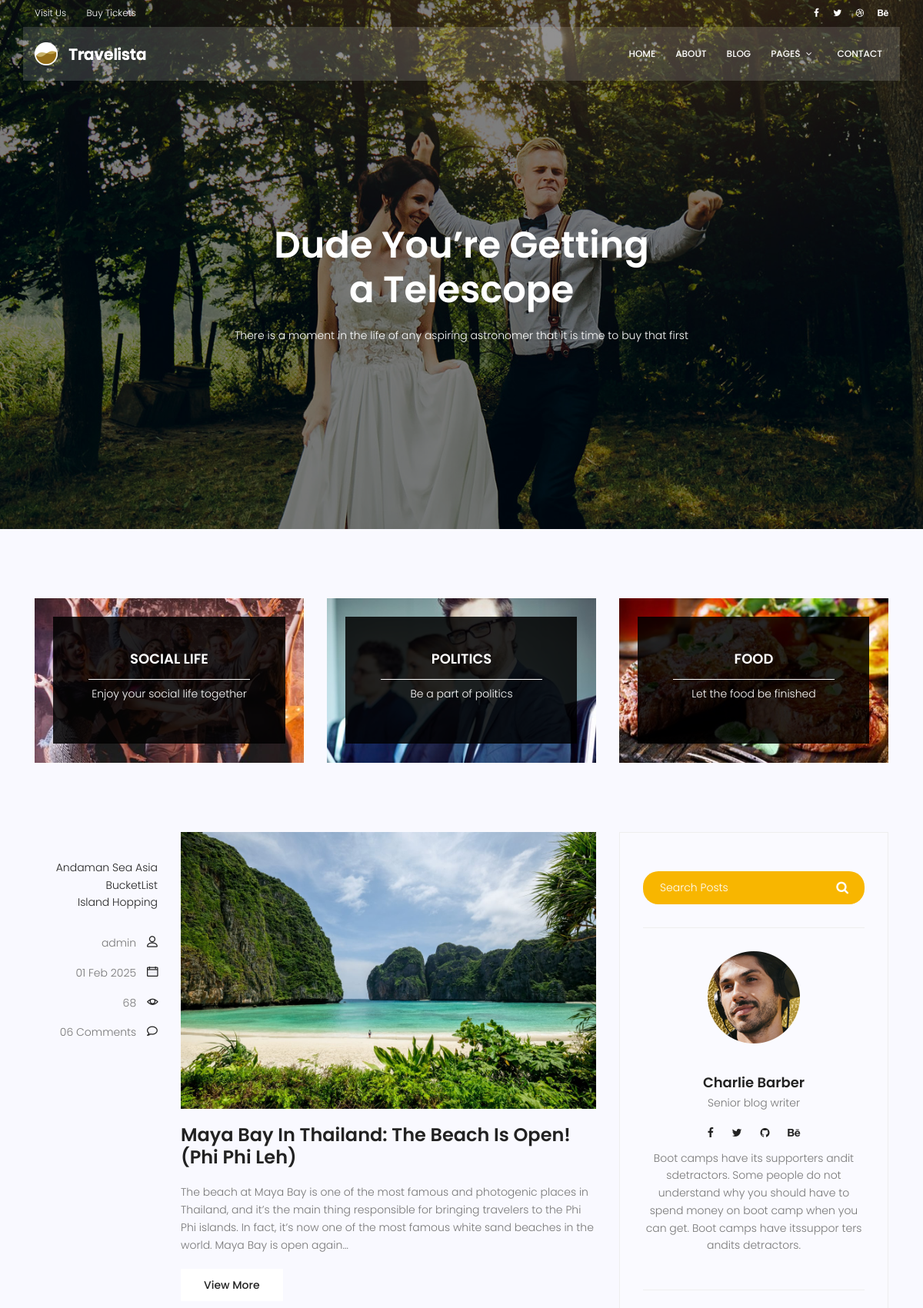
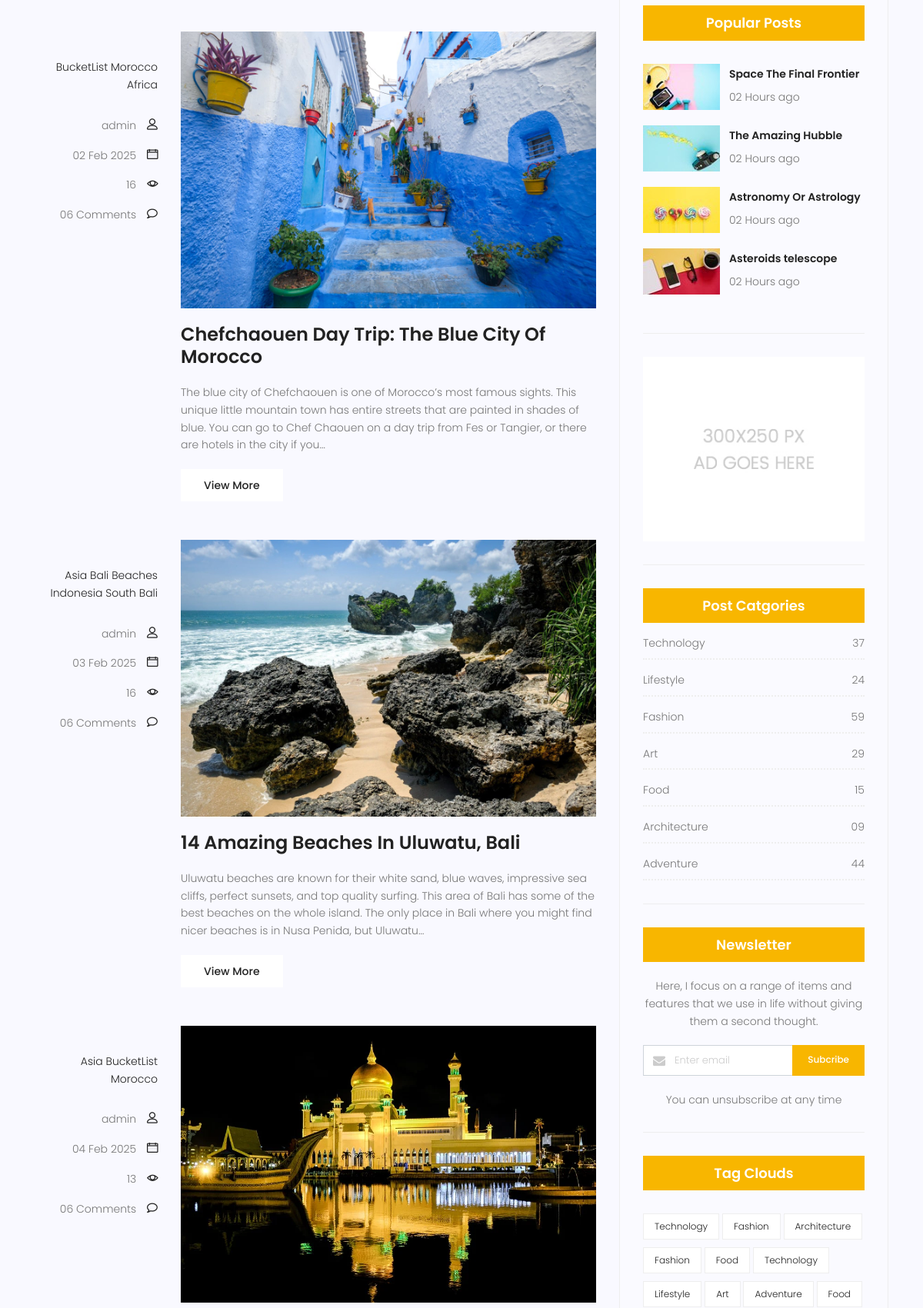
Screenshot of /blog/ (upper part) with the database file from the repository (2 pictures, top to bottom).
### app_blog/models.py (models this page shows, shortened)
class category(models.Model):
    name = models.CharField(max_length=150, null=False)
    def __str__(self):
        return self.name

class blog(models.Model):
    image = models.ImageField(upload_to='blog', default='blog/blog_default.jpg')
    author = models.ForeignKey(User, on_delete=models.SET_NULL, null=True)
    title = models.CharField(max_length=255)
    content = models.TextField()
    category = models.ManyToManyField(category)
    counted_views = models.IntegerField(default=0)
    status = models.BooleanField(default=False)
    published_date = models.DateTimeField(null=True)
    created_date = models.DateField(auto_now_add=True)
    updated_date = models.DateTimeField(auto_now=True)
    @property
    def excert(self):
        return Truncator(self.content).words(50)

### app_blog/views.py (the view)
# urls.py: path('blog/', views.blog_home, name='blog_home'),
def blog_home(request):
    posts = models.blog.objects.filter(status=True, published_date__lte = timezone.now())
    context = {'posts': posts}
    return render(request, 'app_blog/blog-home.html', context)

### app_blog/templates/app_blog/blog-home.html (shortened to what this page needs)
{% extends 'app_blog/base.html' %}
{% load static %}
{% block content %}
			<section class="banner-area relative blog-home-banner" id="home">
				<div class="overlay overlay-bg"></div>
				<div class="container">
					<div class="row d-flex align-items-center justify-content-center">
						<div class="about-content blog-header-content col-lg-12">
							<h1 class="text-white">
								Dude You’re Getting
								a Telescope
							</h1>
							<p class="text-white">
								There is a moment in the life of any aspiring astronomer that it is time to buy that first
							</p>
						</div>
					</div>
				</div>
			</section>
			<section class="top-category-widget-area pt-90 pb-90 ">
				<div class="container">
					<div class="row">
						<div class="col-lg-4">
							<div class="single-cat-widget">
								<div class="content relative">
									<div class="overlay overlay-bg"></div>
								    <a href="#" target="_blank">
								      <div class="thumb">
								  		 <img class="content-image img-fluid d-block mx-auto" src="{% static 'app_blog/img/blog/cat-widget1.jpg' %}" alt="">
								  	  </div>
								      <div class="content-details">
								        <h4 class="content-title mx-auto text-uppercase">Social life</h4>
								        <span></span>
								        <p>Enjoy your social life together</p>
								      </div>
								    </a>
								</div>
							</div>
						</div>
						<div class="col-lg-4">
							<div class="single-cat-widget">
								<div class="content relative">
									<div class="overlay overlay-bg"></div>
								    <a href="#" target="_blank">
								      <div class="thumb">
								  		 <img class="content-image img-fluid d-block mx-auto" src="{% static 'app_blog/img/blog/cat-widget2.jpg' %}" alt="">
								  	  </div>
								      <div class="content-details">
								        <h4 class="content-title mx-auto text-uppercase">Politics</h4>
								        <span></span>
								        <p>Be a part of politics</p>
								      </div>
								    </a>
								</div>
							</div>
						</div>
						<div class="col-lg-4">
							<div class="single-cat-widget">
								<div class="content relative">
									<div class="overlay overlay-bg"></div>
								    <a href="#" target="_blank">
								      <div class="thumb">
								  		 <img class="content-image img-fluid d-block mx-auto" src="{% static 'app_blog/img/blog/cat-widget3.jpg' %}" alt="">
								  	  </div>
								      <div class="content-details">
								        <h4 class="content-title mx-auto text-uppercase">Food</h4>
								        <span></span>
								        <p>Let the food be finished</p>
								      </div>
								    </a>
								</div>
							</div>
						</div>
					</div>
				</div>
			</section>
			<section class="post-content-area">
				<div class="container">
					<div class="row">
						<div class="col-lg-8 posts-list">
							{% for post in posts %}
								<div class="single-post row">
									<div class="col-lg-3  col-md-3 meta-details">
										<ul class="tags">
											{% for tag in post.category.all %}
												<li><a href="#">{{tag}}</a></li>
											{% endfor %}
										</ul>
										<div class="user-details row">
											<p class="user-name col-lg-12 col-md-12 col-6"><a href="{{post.id}}">{{post.author}}</a> <span class="lnr lnr-user"></span></p>
											<p class="date col-lg-12 col-md-12 col-6"><a href="#">{{post.published_date| date:"d M Y"}}</a> <span class="lnr lnr-calendar-full"></span></p>
											<p class="view col-lg-12 col-md-12 col-6"><a href="#">{{post.counted_views}}</a> <span class="lnr lnr-eye"></span></p>
											<p class="comments col-lg-12 col-md-12 col-6"><a href="#">06 Comments</a> <span class="lnr lnr-bubble"></span></p>
										</div>
									</div>
									<div class="col-lg-9 col-md-9 ">
										<div class="feature-img">
											<img class="img-fluid" src="{{ post.image.url }}" alt="">
										</div>
										<a class="posts-title" href="{% url 'app_blog:blog_detail' post.id %}"><h3>{{post.title}}</h3></a>
										<p class="excert">
											{{post.excert}}
										</p>
										<a href="{% url 'app_blog:blog_detail' post.id %}" class="primary-btn">View More</a>
									</div>
								</div>
							{% endfor %}
						</div>
						<div class="col-lg-4 sidebar-widgets">
							<div class="widget-wrap">
								<div class="single-sidebar-widget search-widget">
									<form class="search-form" action="#">
			                            <input placeholder="Search Posts" name="search" type="text" onfocus="this.placeholder = ''" onblur="this.placeholder = 'Search Posts'" >
			                            <button type="submit"><i class="fa fa-search"></i></button>
			                        </form>
								</div>
								<div class="single-sidebar-widget user-info-widget">
									<img src="{% static 'app_blog/img/blog/user-info.png' %}" alt="">
									<a href="#"><h4>Charlie Barber</h4></a>
									<p>
										Senior blog writer
									</p>
									<ul class="social-links">
										<li><a href="#"><i class="fa fa-facebook"></i></a></li>
										<li><a href="#"><i class="fa fa-twitter"></i></a></li>
										<li><a href="#"><i class="fa fa-github"></i></a></li>
										<li><a href="#"><i class="fa fa-behance"></i></a></li>
									</ul>
									<p>
										Boot camps have its supporters andit sdetractors. Some people do not understand why you should have to spend money on boot camp when you can get. Boot camps have itssuppor ters andits detractors.
									</p>
								</div>
								<div class="single-sidebar-widget popular-post-widget">
									<h4 class="popular-title">Popular Posts</h4>
									<div class="popular-post-list">
										<div class="single-post-list d-flex flex-row align-items-center">
											<div class="thumb">
												<img class="img-fluid" src="{% static 'app_blog/img/blog/pp1.jpg' %}" alt="">
											</div>
											<div class="details">
												<a href="blog-single.html"><h6>Space The Final Frontier</h6></a>
												<p>02 Hours ago</p>
											</div>
										</div>
										<div class="single-post-list d-flex flex-row align-items-center">
											<div class="thumb">
												<img class="img-fluid" src="{% static 'app_blog/img/blog/pp2.jpg' %}" alt="">
											</div>
											<div class="details">
												<a href="blog-single.html"><h6>The Amazing Hubble</h6></a>
												<p>02 Hours ago</p>
											</div>
										</div>
										<div class="single-post-list d-flex flex-row align-items-center">
											<div class="thumb">
												<img class="img-fluid" src="{% static 'app_blog/img/blog/pp3.jpg' %}" alt="">
											</div>
											<div class="details">
												<a href="blog-single.html"><h6>Astronomy Or Astrology</h6></a>
												<p>02 Hours ago</p>
											</div>
										</div>
										<div class="single-post-list d-flex flex-row align-items-center">
											<div class="thumb">
												<img class="img-fluid" src="{% static 'app_blog/img/blog/pp4.jpg' %}" alt="">
											</div>
											<div class="details">
												<a href="blog-single.html"><h6>Asteroids telescope</h6></a>
												<p>02 Hours ago</p>
											</div>
										</div>
									</div>
								</div>
								<div class="single-sidebar-widget ads-widget">
									<a href="#"><img class="img-fluid" src="{% static 'app_blog/img/blog/ads-banner.jpg' %}" alt=""></a>
								</div>
								<div class="single-sidebar-widget post-category-widget">
									<h4 class="category-title">Post Catgories</h4>
									<ul class="cat-list">
										<li>
											<a href="#" class="d-flex justify-content-between">
												<p>Technology</p>
												<p>37</p>
											</a>
										</li>
										<li>
											<a href="#" class="d-flex justify-content-between">
												<p>Lifestyle</p>
												<p>24</p>
											</a>
										</li>
										<li>
											<a href="#" class="d-flex justify-content-between">
												<p>Fashion</p>
												<p>59</p>
											</a>
										</li>
										<li>
											<a href="#" class="d-flex justify-content-between">
												<p>Art</p>
												<p>29</p>
											</a>
										</li>
										<li>
											<a href="#" class="d-flex justify-content-between">
												<p>Food</p>
												<p>15</p>
											</a>
										</li>
										<li>
											<a href="#" class="d-flex justify-content-between">
												<p>Architecture</p>
												<p>09</p>
											</a>
										</li>
										<li>
											<a href="#" class="d-flex justify-content-between">
												<p>Adventure</p>
												<p>44</p>
											</a>
										</li>
									</ul>
								</div>
								<div class="single-sidebar-widget newsletter-widget">
									<h4 class="newsletter-title">Newsletter</h4>
									<p>
										Here, I focus on a range of items and features that we use in life without
										giving them a second thought.
									</p>
									<div class="form-group d-flex flex-row">
									   <div class="col-autos">
									      <div class="input-group">
									        <div class="input-group-prepend">
									          <div class="input-group-text"><i class="fa fa-envelope" aria-hidden="true"></i>
											</div>
									        </div>
									        <input type="text" class="form-control" id="inlineFormInputGroup" placeholder="Enter email" onfocus="this.placeholder = ''" onblur="this.placeholder = 'Enter email'" >
									      </div>
									    </div>
									    <a href="#" class="bbtns">Subcribe</a>
									</div>
									<p class="text-bottom">
										You can unsubscribe at any time
									</p>
								</div>
								<div class="single-sidebar-widget tag-cloud-widget">
									<h4 class="tagcloud-title">Tag Clouds</h4>
									<ul>
										<li><a href="#">Technology</a></li>
										<li><a href="#">Fashion</a></li>
										<li><a href="#">Architecture</a></li>
										<li><a href="#">Fashion</a></li>
										<li><a href="#">Food</a></li>
										<li><a href="#">Technology</a></li>
										<li><a href="#">Lifestyle</a></li>
										<li><a href="#">Art</a></li>
										<li><a href="#">Adventure</a></li>
										<li><a href="#">Food</a></li>
									</ul>
								</div>
							</div>
						</div>
					</div>
				</div>
			</section>
		</body>
	</html>
{% endblock %}

### app_blog/templates/app_blog/base.html (shortened to what this page needs)
{% load static %}
	<!DOCTYPE html>
	<html lang="zxx" class="no-js">
	<head>
			<link rel="stylesheet" href="{% static 'app_blog/css/linearicons.css' %}">
			<link rel="stylesheet" href="{% static 'app_blog/css/font-awesome.min.css' %}">
			<link rel="stylesheet" href="{% static 'app_blog/css/bootstrap.css' %}">
			<link rel="stylesheet" href="{% static 'app_blog/css/magnific-popup.css' %}">
			<link rel="stylesheet" href="{% static 'app_blog/css/jquery-ui.css' %}">
			<link rel="stylesheet" href="{% static 'app_blog/css/nice-select.css' %}">
			<link rel="stylesheet" href="{% static 'app_blog/css/animate.min.css' %}">
			<link rel="stylesheet" href="{% static 'app_blog/css/owl.carousel.css' %}">
			<link rel="stylesheet" href="{% static 'app_blog/css/main.css' %}">
		</head>
		<body>
			<header id="header">
				<div class="header-top">
					<div class="container">
			  		<div class="row align-items-center">
			  			<div class="col-lg-6 col-sm-6 col-6 header-top-left">
			  				<ul>
			  					<li><a href="#">Visit Us</a></li>
			  					<li><a href="#">Buy Tickets</a></li>
			  				</ul>
			  			</div>
			  			<div class="col-lg-6 col-sm-6 col-6 header-top-right">
							<div class="header-social">
								<a href="#"><i class="fa fa-facebook"></i></a>
								<a href="#"><i class="fa fa-twitter"></i></a>
								<a href="#"><i class="fa fa-dribbble"></i></a>
								<a href="#"><i class="fa fa-behance"></i></a>
							</div>
			  			</div>
			  		</div>
					</div>
				</div>
				<div class="container main-menu">
					<div class="row align-items-center justify-content-between d-flex">
				      <div id="logo">
				        <a href="index"><img src="{% static 'app_blog/img/logo.png' %}" alt="" title="" /></a>
				      </div>
				      <nav id="nav-menu-container">
				        <ul class="nav-menu">
				          <li><a href="{% url 'app_blog:home' %}">Home</a></li>
				          <li><a href="{% url 'app_blog:home' %}">About</a></li>
				          <li class="menu-has-children"><a href="{% url 'app_blog:blog_home' %}">Blog</a>
				          </li>
				          <li class="menu-has-children"><a href="">Pages</a>
				          </li>
				          <li><a href="contact">Contact</a></li>
				        </ul>
				      </nav>
					</div>
				</div>
			</header>
			{% block content %}
			{% endblock %}
		</body>
	</html>

### rows the page displays
blog: author "admin", published_date "01 Feb 2025", counted_views "68", image (picture), title "Maya Bay In Thailand: The Beach Is Open! (Phi Phi Leh)", excert "The beach at Maya Bay is one of the most famous and photogenic places in Thailand, and it’s the main thing responsible for bringing travelers to the Phi Phi islands. In fact, it’s now one of the most famous white sand beaches in the world. Maya Bay is open again…"
category: name "Andaman Sea"
category: name "Asia"
category: name "BucketList"
category: name "Island Hopping"
blog: author "admin", published_date "02 Feb 2025", counted_views "16", image (picture), title "Chefchaouen Day Trip: The Blue City Of Morocco", excert "The blue city of Chefchaouen is one of Morocco’s most famous sights. This unique little mountain town has entire streets that are painted in shades of blue. You can go to Chef Chaouen on a day trip from Fes or Tangier, or there are hotels in the city if you…"
category: name "Morocco"
category: name "Africa"
blog: author "admin", published_date "03 Feb 2025", counted_views "16", image (picture), title "14 Amazing Beaches In Uluwatu, Bali", excert "Uluwatu beaches are known for their white sand, blue waves, impressive sea cliffs, perfect sunsets, and top quality surfing. This area of Bali has some of the best beaches on the whole island. The only place in Bali where you might find nicer beaches is in Nusa Penida, but Uluwatu…"
category: name "Bali"
category: name "Beaches"
category: name "Indonesia"
category: name "South Bali"
blog: author "admin", published_date "04 Feb 2025", counted_views "13", image (picture)
